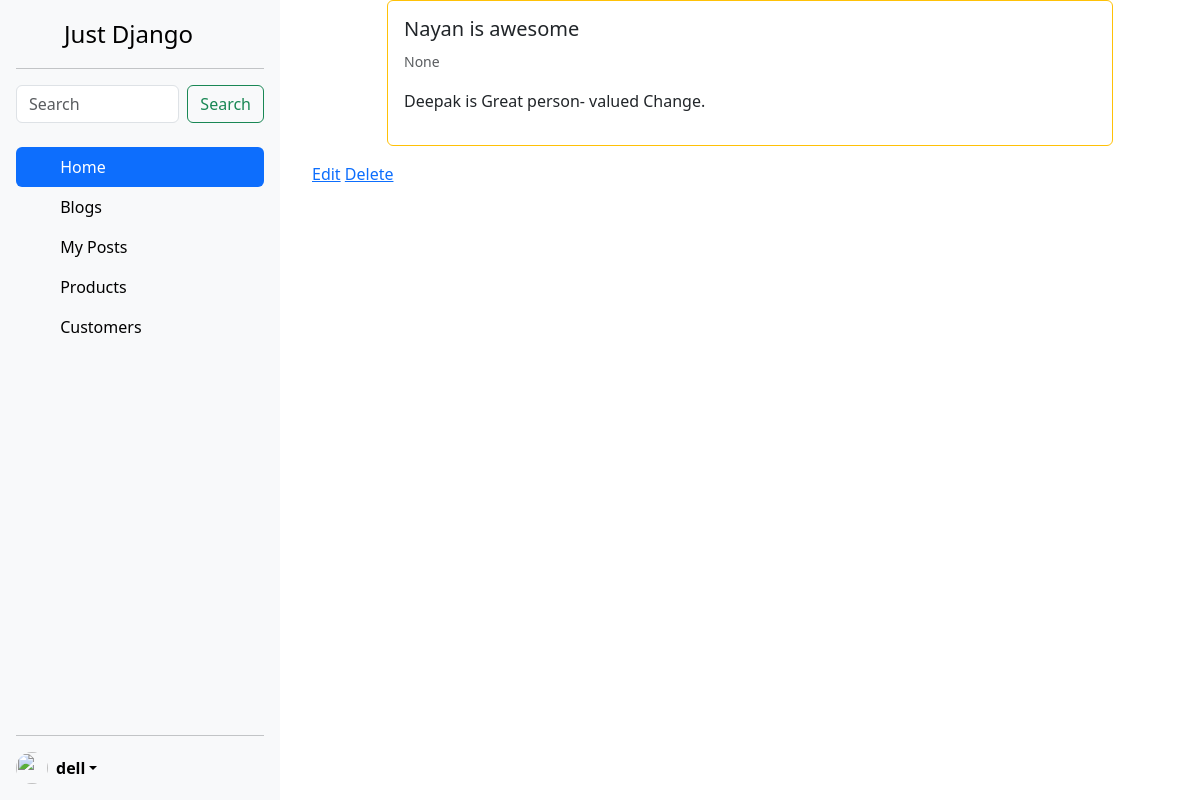
The app's page /blog/hello-world3/ (signed in) with its own data.
### blog/models.py (models this page shows)
class BlogPost(models.Model):  # blogpost_set -> queryset
    user = models.ForeignKey(User, default=1, on_delete=models.SET_NULL, null=True)
    image = models.ImageField(upload_to='image/', blank=True, null=True)
    auth = models.CharField(max_length=120)
    title = models.CharField(max_length=120)
    slug =  models.SlugField(unique=True)
    content = models.TextField(null=True, blank=True)
    publish_date = models.DateTimeField(auto_now=False, auto_now_add=False, null=True, blank=True)
    timestamp = models.DateTimeField(auto_now_add=True)
    updated = models.DateTimeField(auto_now=True, auto_now_add=False)
    objects = BlogPostManager()
    class Meta:
        ordering = ['-publish_date', '-updated', '-timestamp']
    def get_absolute_url(self):
        return f"/blog/{self.slug}"
    def get_edit_url(self):
        return f"{self.get_absolute_url()}/edit"
    def get_delete_url(self):
        return f"{self.get_absolute_url()}/delete"

### blog/views.py (the view)
# urls.py: path('<str:slug>/', blog_post_detail_page),
def blog_post_detail_page(request, slug):
    obj = get_object_or_404(BlogPost, slug=slug)
    template_name = "blog_post_details.html"
    context = {"object":obj}
    return render(request, template_name, context)

### blog/models.py (called while the page is built)
    def get_queryset(self):
        return BlogPostQuerySet(self.model, using=self._db)

### blog/templates/blog_post_details.html
{% extends "base.html" %}
{% block content %}
    <div class="row">
        {% include 'list-inline.html' with blog_post=object detail=True %}
        {% if request.user.is_authenticated %}
            {% if request.user.is_staff %}
                <div class="col-12">
                    <a href="{{ object.get_edit_url }}">Edit</a>
                    <a href="{{ object.get_delete_url }}">Delete</a>
                </div>
            {% endif %}
        {% endif %}
    </div>
{% endblock %}

### blog/templates/sidebar.html (shortened to what this page needs)
<div class="sidebar">
<div class="d-flex flex-column flex-shrink-0 p-3 bg-body-tertiary" style=" width: 280px; height: 100vh; margin-right: 20px;">
    <a href="/" class="d-flex align-items-center mb-3 mb-md-0 me-md-auto link-body-emphasis text-decoration-none">
      <svg class="bi pe-none me-2" width="40" height="32"><use xlink:href="#bootstrap"></use></svg>
      <span class="fs-4">Just Django</span>
    </a>
    <hr>
    <ul class="nav nav-pills flex-column mb-auto">
      <li class="nav-item">
        <form class="d-flex" action="/search/">
          <input class="form-control me-2" type="search" placeholder="Search" name="q" aria-label="Search">
          <button class="btn btn-outline-success" type="submit">Search</button>
        </form>
      </li>
      <br>
      <li class="nav-item">
        <a href="/" class="nav-link active" aria-current="page">
          <svg class="bi pe-none me-2" width="16" height="16"><use xlink:href="#home"></use></svg>
          Home
        </a>
      </li>
      <li>
        <a href="/blog" class="nav-link link-body-emphasis">
          <svg class="bi pe-none me-2" width="16" height="16"><use xlink:href="#speedometer2"></use></svg>
          Blogs
        </a>
      </li>
      <li>
        <a href="/your-posts" class="nav-link link-body-emphasis">
          <svg class="bi pe-none me-2" width="16" height="16"><use xlink:href="#table"></use></svg>
          My Posts
        </a>
      </li>
      <li>
        <a href="#" class="nav-link link-body-emphasis">
          <svg class="bi pe-none me-2" width="16" height="16"><use xlink:href="#grid"></use></svg>
          Products
        </a>
      </li>
      <li>
        <a href="#" class="nav-link link-body-emphasis">
          <svg class="bi pe-none me-2" width="16" height="16"><use xlink:href="#people-circle"></use></svg>
          Customers
        </a>
      </li>
    </ul>
    <hr>
    <div class="dropdown">
      <a href="#" class="d-flex align-items-center link-body-emphasis text-decoration-none dropdown-toggle" data-bs-toggle="dropdown" aria-expanded="false">
        <img src="https://github.com/mdo.png" alt="" width="32" height="32" class="rounded-circle me-2">
        <strong>{{ request.user.username }}</strong>
      </a>
    </div>
  </div>
</div>

### blog/templates/list-inline.html (shortened to what this page needs)
<div class="col-12 col-md-10 mb-3 mx-auto">
    <div class="card {% if not blog_post.publish_date %} border border-warning text-dark {% endif %}">
        <div class="card-body">
            <h5 class="card-title">{{ blog_post.title }}</h5>
            <p class="card-text">
                <small class="text-muted">{{ blog_post.publish_date }}</small>
                {% if truncate %}
                    {{ blog_post.content|linebreaks|truncatewords:15 }}
                {% else %}
                    {{ blog_post.content|linebreaks }}
                {% endif %}
            </p>
        </div>
    </div>
</div>

### templates/base.html (style rules this page uses)
.sidebar { position: sticky; top: 0; height: 100vh; overflow-y: auto; }

### records on screen
BlogPost: title "Nayan is awesome", publish_date "None", content "Deepak is Great person- valued Change."

### other values on screen
{{ request.user.username }} "dell"
